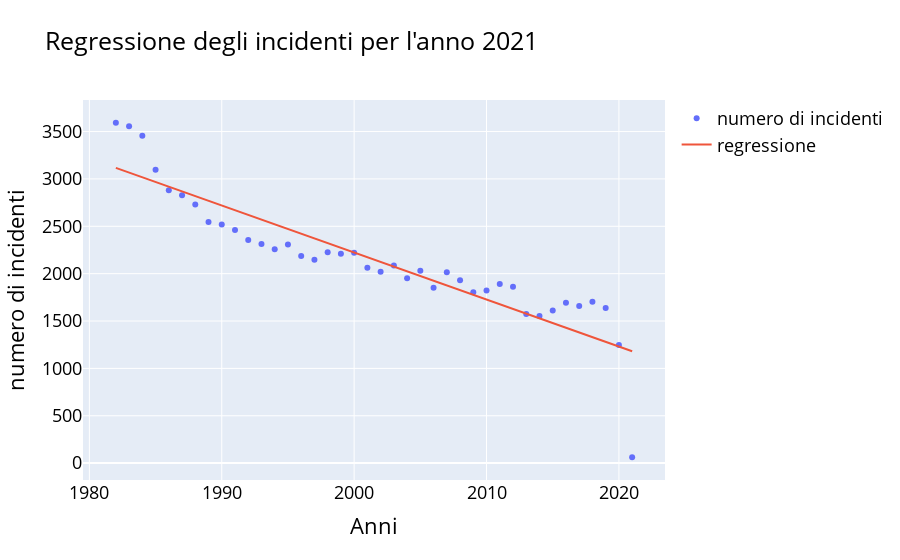

The code cell stored with this chart in its notebook:
### Markdown cell above
<h3>7. Regressione degli incidenti per l'anno 2021</h3>
<p>In questo grafico si fornisce una regressione lineare per stimare la quantità di incidenti che si verificheranno entro la fine dell'anno 2021.<p>
<h4>Osservazioni:</h4>
<p>A causa della pandemia da COVID-19 i dati nell'anno 2020 possono portare a una sottostima degli incidenti che si verificheranno entro la fine del 2021. Questo perchè il traffico aereo negli Stati Uniti è sensibilmente calato (https://www.statista.com/statistics/1104036/novel-coronavirus-weekly-flights-change-airlines-region/) e di conseguenza anche gli incidenti sono diminuiti. Possiamo vedere che nel 2021 sono presenti degli incidenti, si riferiscono a quelli registrati fino a febbraio 2021. Si stima che, per la fine dell'anno 2021, si saranno verificati 1180 incidenti, 66 in meno rispetto all'anno 2020.</p>

<h4>Grafico:</h4>

### Code cell
a = aviation_slim[(aviation_slim['Investigation.Type'] != 'UNKNOWN') & (aviation_slim['year'] > 1981)]
a = a.groupby('year').year.count().reset_index(name="count")
x = a["year"].values # Variabile esplicativa
y = a["count"].values # Variabile target

w_hat = np.sum((x-np.mean(x))*(y-np.mean(y)))/np.sum((x-np.mean(x))**2)
b_hat = np.mean(y)-w_hat*np.mean(x)

x_line = np.array([np.min(x), np.max(x)])
y_line = b_hat + w_hat*x_line


data = [
    go.Scatter(x=x, y=y, mode="markers", name="numero di incidenti"),
    go.Scatter(x=x_line, y=y_line, mode="lines", name="regressione"),
]
layout = go.Layout(xaxis = dict(title="Anni"), yaxis = dict(title="Numero di incidenti"))
layout= go.Layout(
    title="Regressione degli incidenti per l'anno 2021",
    legend_title="",
     xaxis_title="Anni",
    yaxis_title="numero di incidenti",
    
    font=dict(
        size=18,
        color="Black"
    )

)
py.iplot(go.Figure(data, layout))

### Figure 1 — Plotly figure (JSON) as saved in the notebook; plotly's stock layout.template omitted (floating-point values rounded to 4 significant figures)
{"data": [{"mode": "markers", "name": "numero di incidenti", "type": "scatter", "x": [1982, 1983, 1984, 1985, 1986, 1987, 1988, 1989, 1990, 1991, 1992, 1993, 1994, 1995, 1996, 1997, 1998, 1999, 2000, 2001, 2002, 2003, 2004, 2005, 2006, 2007, 2008, 2009, 2010, 2011, 2012, 2013, 2014, 2015, 2016, 2017, 2018, 2019, 2020, 2021], "y": [3593, 3556, 3457, 3096, 2880, 2828, 2730, 2544, 2518, 2462, 2355, 2313, 2257, 2309, 2187, 2148, 2226, 2209, 2220, 2063, 2020, 2085, 1952, 2031, 1851, 2016, 1930, 1805, 1821, 1891, 1861, 1575, 1554, 1612, 1694, 1658, 1703, 1638, 1246, 62]}, {"mode": "lines", "name": "regressione", "type": "scatter", "x": [1982, 2021], "y": [3117.0, 1181.0]}], "layout": {"autosize": true, "font": {"color": "Black", "size": 18}, "legend": {"title": {"text": ""}}, "title": {"text": "Regressione degli incidenti per l'anno 2021"}, "xaxis": {"autorange": true, "range": [1980.0, 2023.0], "title": {"text": "Anni"}, "type": "linear"}, "yaxis": {"autorange": true, "range": [-229.4, 3884.0], "title": {"text": "numero di incidenti"}, "type": "linear"}}}
